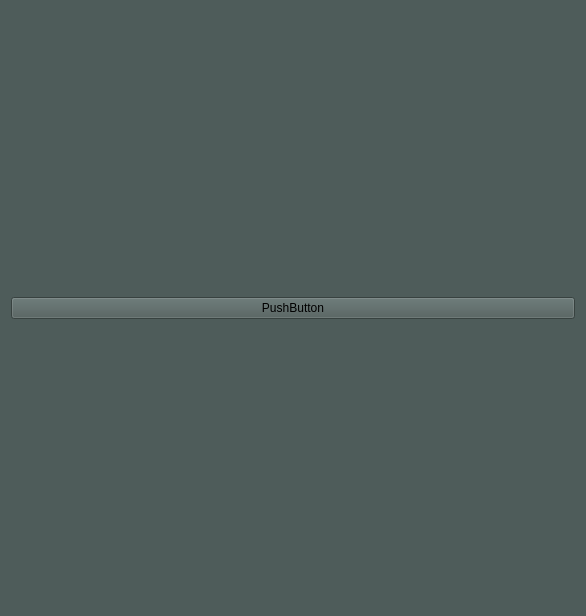
<?xml version="1.0" encoding="UTF-8"?>
<ui version="4.0">
 <class>Form</class>
 <widget class="QWidget" name="Form">
  <property name="geometry">
   <rect>
    <x>0</x>
    <y>0</y>
    <width>586</width>
    <height>616</height>
   </rect>
  </property>
  <property name="sizePolicy">
   <sizepolicy hsizetype="Expanding" vsizetype="Expanding">
    <horstretch>0</horstretch>
    <verstretch>0</verstretch>
   </sizepolicy>
  </property>
  <property name="minimumSize">
   <size>
    <width>0</width>
    <height>0</height>
   </size>
  </property>
  <property name="maximumSize">
   <size>
    <width>16777215</width>
    <height>16777215</height>
   </size>
  </property>
  <property name="windowTitle">
   <string>Form</string>
  </property>
  <property name="styleSheet">
   <string notr="true">background:#4E5C5A;</string>
  </property>
  <layout class="QGridLayout" name="gridLayout_2">
   <item row="0" column="0">
    <widget class="QPushButton" name="pushButton">
     <property name="text">
      <string>PushButton</string>
     </property>
     <property name="icon">
      <iconset resource="../Image.qrc">
       <normaloff>:/Image/Add_16x.png</normaloff>:/Image/Add_16x.png</iconset>
     </property>
    </widget>
   </item>
  </layout>
 </widget>
 <resources>
  <include location="../Image.qrc"/>
 </resources>
 <connections/>
</ui>
